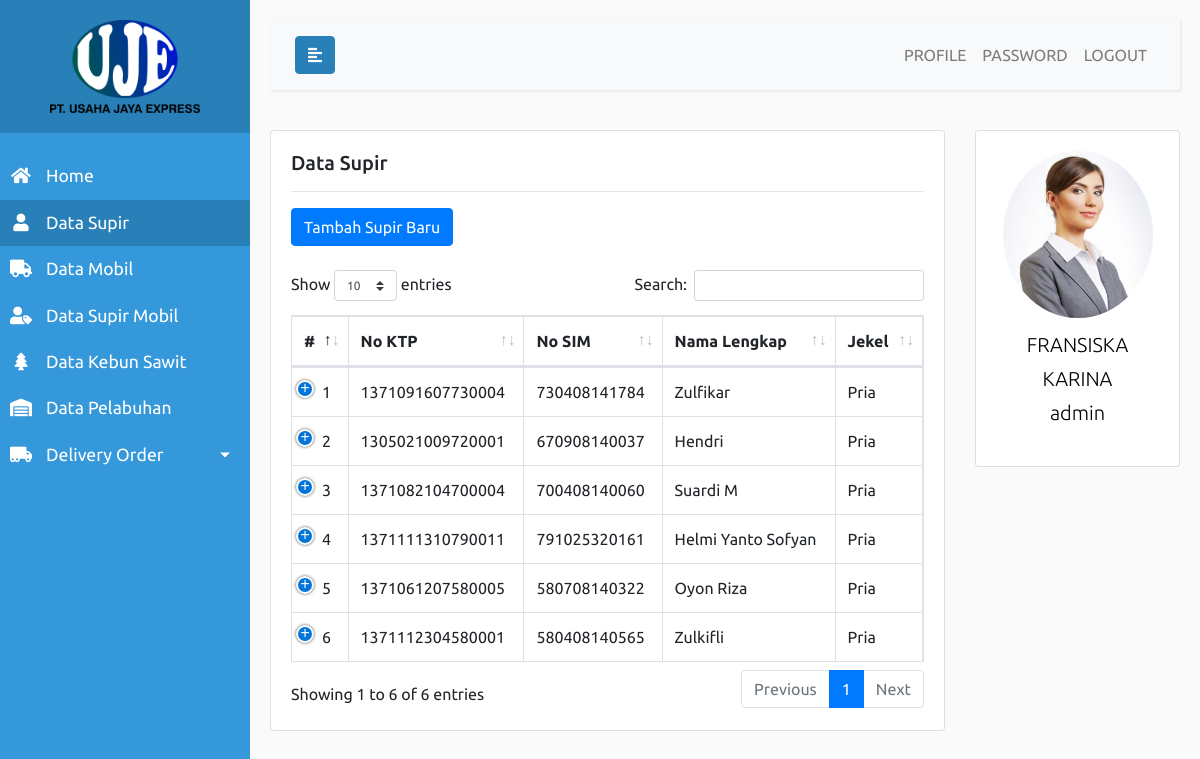
The page /admin.php?page=supir (signed in) on the database its author committed.
### tables this page shows
CREATE TABLE `tb_supir` (
  `id` int(11) NOT NULL AUTO_INCREMENT,
  `nama` varchar(100) NOT NULL,
  `jenis_kelamin` enum('pria','wanita') NOT NULL,
  `tempat_lahir` varchar(50) NOT NULL,
  `tanggal_lahir` date NOT NULL,
  `alamat` text NOT NULL,
  `telepon` varchar(13) NOT NULL,
  `ktp_no` varchar(16) NOT NULL,
  `ktp_img` varchar(100) NOT NULL,
  `sim_no` varchar(12) NOT NULL,
  `sim_img` varchar(100) NOT NULL,
  PRIMARY KEY (`id`)
);

CREATE TABLE `tb_user` (
  `id` int(11) NOT NULL AUTO_INCREMENT,
  `username` varchar(20) NOT NULL,
  `password` varchar(100) NOT NULL,
  `hak_akses` enum('admin','pimpinan') NOT NULL,
  `status` tinyint(4) NOT NULL DEFAULT '1',
  `nama` varchar(100) NOT NULL,
  `jenis_kelamin` enum('pria','wanita') NOT NULL,
  `tempat_lahir` varchar(50) NOT NULL,
  `tanggal_lahir` date NOT NULL,
  `alamat` text NOT NULL,
  `telepon` varchar(13) NOT NULL,
  `foto` varchar(100) NOT NULL,
  PRIMARY KEY (`id`)
);

### app/app.php (called while the page is built, shortened)
<?php
	function koneksi() {
		$host = 'localhost';
		$user = 'root';
		$pass = '';
		$db = 'pt-uje-db';
		$conn = mysqli_connect($host, $user, $pass, $db);
		return $conn;
	}
	function sanitizeThis($string) {
		$conn = koneksi();
		$output1 = mysqli_real_escape_string($conn, $string);
		$output2 = strip_tags($output1);
		return htmlspecialchars($output2);
	}
	function getProfile() {
		$conn = koneksi();
		$uid = $_SESSION['uid'];
		$query = "SELECT * FROM tb_user WHERE id = '$uid'";
		$process = mysqli_query($conn, $query);
		$data = mysqli_fetch_assoc($process);
		return $data;
	}
?>

### views/admin/supir/kelola-supir.php (the view, shortened to what this page needs)
<div class="row">
	<div class="col-md-9">
		<div class="card">
			<div class="card-body">
				<h5 class="card-title">Data Supir</h5><hr>
				<?php if ($hak_akses == 'admin'): ?>
					<button type="button" class="btn btn-primary" id="btn-tambah-supir">Tambah Supir Baru</button><br><br>
				<?php endif ?>
				<table id="table-data-supir" class="table table-bordered display responsive nowrap" style="width:100%">
					<thead>
						<tr>
							<th>#</th>
							<th>No KTP</th>
							<th>No SIM</th>
							<th>Nama Lengkap</th>
							<th>Jekel</th>
						</tr>
					</thead>
					<tbody>
						<?php
							$list_data = [];
							$query = "SELECT * FROM tb_supir";
							$process = mysqli_query($conn, $query);
							while($row = mysqli_fetch_array($process)) {
								$list_data[] = $row;
							}
							foreach ($list_data as $key => $value) {
						?>
						<tr>
							<td><?php echo $key+1 ?></td>
							<td><?php echo $value['ktp_no'] ?></td>
							<td><?php echo $value['sim_no'] ?></td>
							<td><?php echo $value['nama'] ?></td>
							<td><?php echo ucfirst($value['jenis_kelamin']) ?></td>
						</tr>
						<?php } ?>
					</tbody>
				</table>
			</div>
		</div>
	</div>
	<div class="col-md-3">
		<?php include 'views/partials/rightbar.php'; ?>
	</div>
</div>

### views/partials/rightbar.php
<div class="card">
	<div class="card-body text-center">
		<img src="/assets/img/profil/<?php echo getProfile()['foto'] ?>" width="150px" class="rounded-circle">
		<p class="profile-name"><?php echo strtoupper(getProfile()['nama']).'<br>'.strtolower($_SESSION['akses']) ?></p>
	</div>
</div>

### assets/css/app.css (style rules this page uses)
body { font-family: 'Ubuntu', sans-serif; background: #fafafa; }
p { font-family: 'Ubuntu', sans-serif; font-size: 1.1em; font-weight: 300; line-height: 1.7em; color: #999; }
.profile-name { padding-top: 10px; font-size: 20px; color: #000; }

### rows shown on the page
tb_supir: ktp_no "1371091607730004", sim_no "730408141784", nama "Zulfikar", jenis_kelamin "Pria"
tb_supir: ktp_no "1305021009720001", sim_no "670908140037", nama "Hendri", jenis_kelamin "Pria"
tb_supir: ktp_no "1371082104700004", sim_no "700408140060", nama "Suardi M", jenis_kelamin "Pria"
tb_supir: ktp_no "1371111310790011", sim_no "791025320161", nama "Helmi Yanto Sofyan", jenis_kelamin "Pria"
tb_supir: ktp_no "1371061207580005", sim_no "580708140322", nama "Oyon Riza", jenis_kelamin "Pria"
tb_supir: ktp_no "1371112304580001", sim_no "580408140565", nama "Zulkifli", jenis_kelamin "Pria"
tb_user: foto (picture), nama "FRANSISKA KARINA"

### other values the page prints
$_SESSION['akses'] "admin"
